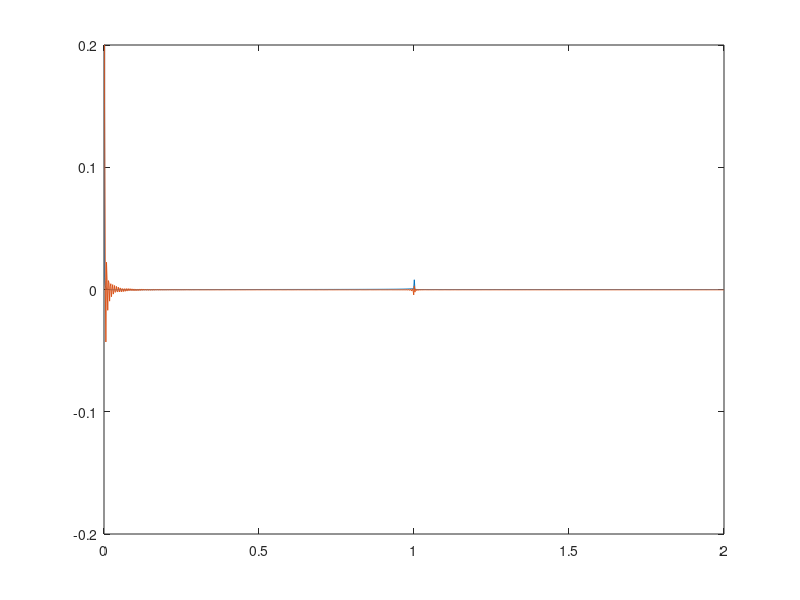

Reproduce this figure in MATLAB.
clear
%y = 0:0.001:2;
y = linspace(0,2,1000);
N = length(y);
dy = y(2) - y(1);
r = y;
f = 1 - y;
f(f<0) = 0;

%f = f + 0.5*(rand(size(f)) - 0.5);

Af = -(2/pi)*log(r./(1 + sqrt(1 - r.^2)));
Af(~isreal(Af)) = 0;
Af = real(Af);

dfdy = gradient(f,1);
dfdy = dfdy/dy;

disp(['Numerical integration:'])
tic

for r_index = 1:length(r)
    for y_index = r_index:length(y)
        y_int = (double(y_index) - 0.9)*dy;
        r_int = (double(r_index) - 1.0)*dy;
        integrand(y_index - r_index + 1) = dfdy(y_index)*(y_int^2 - r_int^2)^-0.5;
    end
    Af_num(r_index) = -(2/pi)*dy*trapz(integrand);
end

toc

disp(['Bessel decomposition:'])
tic

k = 0:0.1:1000;
dk = k(2) - k(1);

for k_index = 1:length(k)
    k_int = k(k_index);
    Ff(k_index) = (2/pi)*trapz(cos(k_int*y).*f*dy);
end

% fac = 4;
% frackeep = .1;
% Ff = dct(f,fac*length(f));
% k = linspace(0,pi/dy/fac,length(y));
% dk = k(2) - k(1);
% k = k(1:round(frackeep*N));
% Ff = Ff(1:round(frackeep*N));
% Ff(1) = Ff(1)/sqrt(2);
% Ff = Ff*sqrt(pi/N/(4/fac));

% Ff = real(fft(f));
% Ff = Ff(1:round(end/2));
% k = linspace(0,2*pi/dy,length(Ff));
% dk = k(2) - k(1);

for r_index = 1:length(r)
    r_int = (double(r_index) - 1)*dy;
    Af_bessel(r_index) = trapz(besselj(0, k*r_int).*k.*Ff*dk);
end

%Af_bessel = Af_bessel + pi;
%Af_bessel = Af_bessel/sqrt(length(y));

toc


%plot(r,Af,r,Af_num,r,Af_bessel); ylim([0 5])
plot(r,Af_num - Af,r,Af_bessel - Af); ylim([-0.2 0.2])
